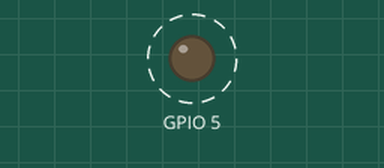
Bench run of a sketch on a simulated ESP32. Parts: output pins drawn as LEDs (lit = HIGH). Dashed ring = blinking.

Above: at 0.12 s.
Timing chart, 0 to 3.0 s (numbered marks = the images above):
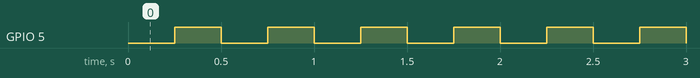

Measured:
- by itself, GPIO 5: alternates HIGH for 0.25 s and LOW for 0.25 s

The sketch:

nano-timer.ino
```cpp
hw_timer_t *timer = nullptr;
volatile bool level = false;
void IRAM_ATTR onTimer() { level = !level; digitalWrite(D4, level); }
void setup() {
  pinMode(D4, OUTPUT);
  timer = timerBegin(0, 80, true);
  timerAttachInterrupt(timer, &onTimer, true);
  timerAlarmWrite(timer, 250000, true);
  timerAlarmEnable(timer);
}
void loop() {}
```
